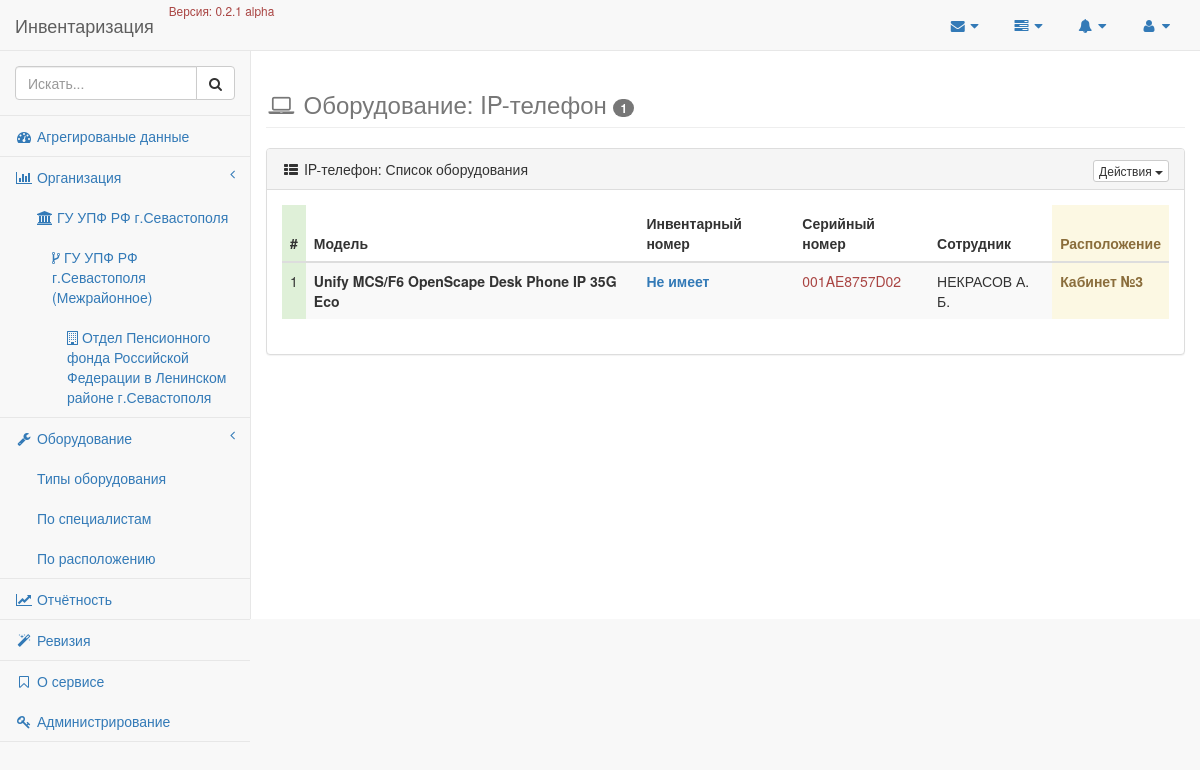
Before: /equipments/type/6 with the older database file.
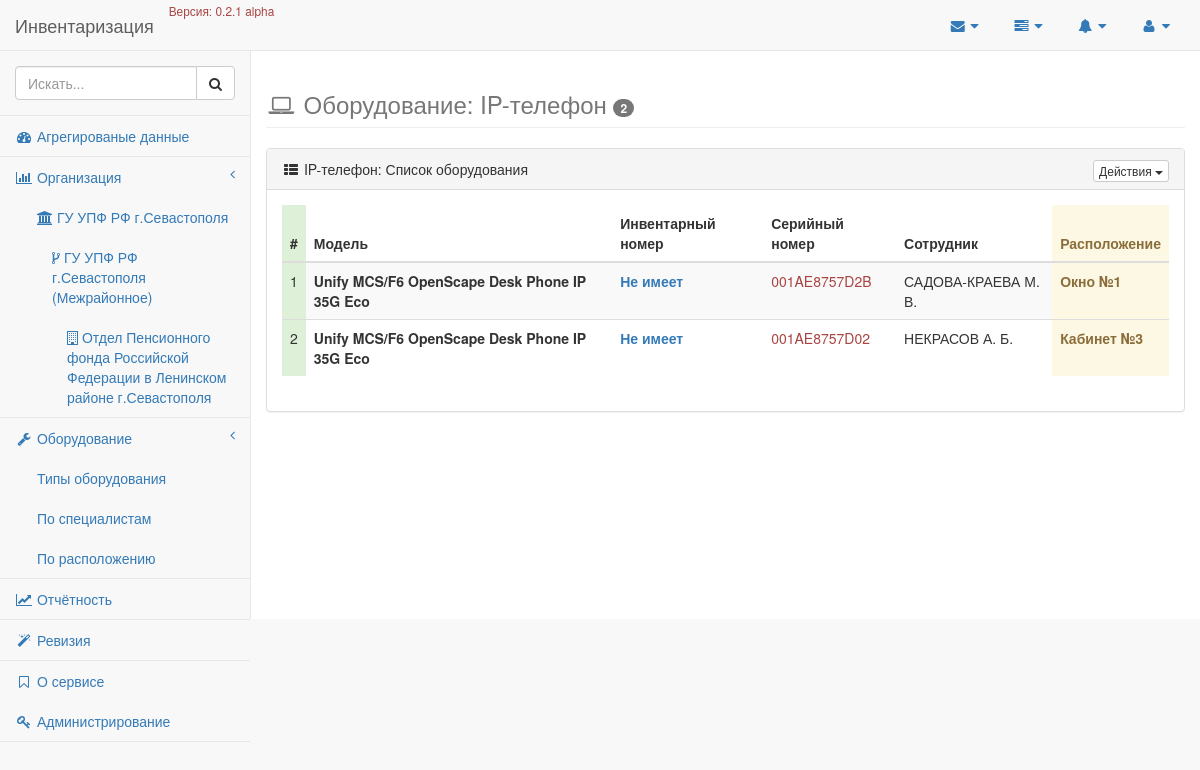
After: the same page with the newer database file.
### employee/models/organisation.py (models this page shows, shortened)
class Organisation(models.Model):
    title = models.CharField(_('Наименование'), max_length=80, unique=True, db_index=True)
    short_title = models.CharField(_('Краткое наименование'), max_length=40, unique=True, null=True, blank=True)
    parent = models.ForeignKey('Organisation', default=0, blank=True, null=True, verbose_name='В подчинении')
    @staticmethod
    def all():
        return Organisation.objects.all()
    def has_subordinates(self):
        if len(self.subordinates()):
            return True
        return False
    def subordinates(self):
        return Organisation.all().filter(parent=self.pk)
    class Meta:
        verbose_name = _('Организация')
        verbose_name_plural = _('Организации')
        app_label = 'employee'

### equipment/models/equipment.py (models this page shows, shortened)
class Equipment(models.Model):
    type = models.ForeignKey(
        EquipmentTypes,
        verbose_name='Тип оборудования',
        help_text='Выберите к какому типу принадлежит создаваемое оборудование'
    )
    serial_number = models.CharField(
        'Серийный номер',
        max_length=25,
        null=True,
        blank=True,
        help_text='Заводской номер оборудования, может содержать цифры и символы, допускается его отсутствие'
    )
    inventory_number = models.IntegerField(
        'Инвентарный номер',
        null=True,
        blank=True,
        help_text='Инвентарный номер оборудования, допускаются только цифровые идентификаторы'
    )
    model = models.CharField(
        'Модель',
        max_length=100,
        help_text='Марка оборудования, модель или другая информация'
    )
    responsible = models.ForeignKey(
        Employee,
        verbose_name='Ответственное лицо',
        help_text='Сотрудник ПФР за которым закрепленна техника'
    )
    note = models.TextField(
        'Примечание',
        blank=True,
        null=True
    )
    created_at = models.DateTimeField(
        'Созданно',
        auto_now_add=True
    )
    updated_at = models.DateTimeField(
        'Обновленно',
        auto_now=True
    )
    revised_at = models.DateTimeField(
        'Ревизия',
        blank=True,
        null=True,
        help_text='Дата проведения последней ревизии'
    )
    class Meta:
        verbose_name = 'Оборудование'
        verbose_name_plural = 'Учётные единицы'
        app_label = 'equipment'
        ordering = ['-created_at']
    objects = EquipmentsManager()

### employee/models/employee.py (models this page shows, shortened)
class Employee(models.Model):
    STATES = [
        [True, _('Работает')],
        [False, _('Уволен')]
    ]
    POSITIONS = [
        [1, _('Специалист-эксперт')],
        [2, _('Ведущий специалист-эксперт')],
        [3, _('Главный специалист-эксперт')],
        [4, _('Старший инспектор')],
        [5, _('Специалист-эксперт (по автоматизации)')],
        [6, _('Руководитель группы')],
        [7, _('Заместитель начальника отдела')],
        [8, _('Начальник отдела')],
        [9, _('Ведущий специалист-эксперт (юрисконсульт)')],
        [10, _('Руководитель клиентской службы')],
        [11, _('Архивариус')],
    ]
    surname = models.CharField(_('Фамилия'), max_length=50, db_index=True)
    firstname = models.CharField(_('Имя'), max_length=25)
    middlename = models.CharField(_('Отчество'), max_length=25)
    organisation = models.ForeignKey(Organisation, verbose_name='Сотрудник организации')
    department = models.ForeignKey(Department, verbose_name='Подразделение', blank=True, null=True)
    phone = models.CharField(_('Телефон'), max_length=25, blank=True, null=True)
    location = models.ForeignKey(Location, verbose_name='Месторасположение', blank=True, null=True)
    updated_at = models.DateTimeField(_('Дата последнего изменения'), auto_now=True)
    created_at = models.DateTimeField(_('Дата создания'), auto_now_add=True)
    state = models.BooleanField(_('Состояние'), choices=STATES, default=True)
    position = models.IntegerField(_('Должность'), choices=POSITIONS, default=1)
    def short_full_name(self):
        return '%s %s. %s.' % (self.surname, self.firstname[:1], self.middlename[:1])
    class Meta:
        verbose_name = _('Сотрудник')
        verbose_name_plural = _('Сотрудники')
        ordering = ['id']
        app_label = 'employee'

### employee/models/location.py (models this page shows, shortened)
class Location(models.Model):
    emplacement = models.CharField(_('Расположение'), max_length=50, db_index=True, unique=True)
    organisation = models.ForeignKey(Organisation, verbose_name='Находится в организации')
    is_active = models.BooleanField(_('Активно?'), default=True)
    class Meta:
        verbose_name = _('Месторасположение')
        verbose_name_plural = _('Месторасположения')
        app_label = 'employee'

### equipment/views.py (the view, shortened to what this page needs)
# urls.py: url(r'^type/(?P<pk>\d+)$', DetailTypeView.as_view(), name='equipment_type')
class DetailTypeView(DetailView):
    template_name = 'equipment/type.html'
    page_title = 'Оборудование: '
    context_object_name = 'type'
    queryset = EquipmentTypes.equipments.all()
    def get_context_data(self, **kwargs):
        context = super(DetailTypeView, self).get_context_data(**kwargs)
        self.page_title += self.object.value
        context['equipments_type_count'] = str(self.object.equipment_set.count())
        context['equipments'] = self.object.equipment_set.all
        return context
    def get(self, request, *args, **kwargs):
        if 'xls' in request.GET:
            return self._render_type_report(kwargs.get('pk'))
        return super(DetailTypeView, self).get(request, *args, **kwargs)

### employee/templatetags/organisations_menu.py (called while the page is built)
@register.inclusion_tag('partials/organisations_menu.html')
def organisations_menu():
    menu = Organisation.all().filter(parent=None)
    return {'menu': menu}

### inventory/__init__.py (called while the page is built)
def appname(request):
    return {'appname': __appname__}

def app_version(request):
    return {'app_version': __version__}

### equipment/templates/equipment/type.html (shortened to what this page needs)
{% extends 'layouts/application.html' %}
{% block content %}
    <div class="row">
        <h3 class="page-header text-muted">
            <i class="fa fa-laptop fa-fw"></i>
            {{ view.page_title }} <span class="badge">{{ equipments_type_count }}</span>
        </h3>
        {% include 'equipment/partials/_type_list.html' %}
    </div>
{% endblock %}

### templates/partials/organisations_menu.html
<li>
    <a href="#"><i class="fa fa-bar-chart-o fa-fw"></i> Организация<span class="fa arrow"></span></a>
    <ul class="nav nav-second-level">
        {% for item in menu %}
            <li>
                <a href="{% url 'employees' pk=item.pk %}">
                    <span class="fa fa-institution"> </span>
                    {{ item.title }}
                </a>
                {% if item.has_subordinates %}
                    <ul class="nav nav-third-level">
                        {% for subordinate in item.subordinates %}
                            <li>
                                <a href="{% url 'employees' pk=subordinate.pk %}">
                                    <span class="fa fa-code-fork"> </span>
                                    {{ subordinate.title }}
                                </a>
                                {% if subordinate.has_subordinates %}
                                    <ul class="nav nav-fourth-level">
                                        {% for sub in subordinate.subordinates %}
                                            <li>
                                                <a href="{% url 'employees' pk=sub.pk %}">
                                                    <span class="fa fa-building-o"> </span>
                                                    {{ sub.title }}
                                                </a>
                                            </li>
                                        {% endfor %}
                                    </ul>
                                {% endif %}
                            </li>
                        {% endfor %}
                    </ul>
                {% endif %}
            </li>
        {% endfor %}
    </ul>
</li>

### equipment/templates/equipment/partials/_type_list.html (shortened to what this page needs)
<div class="panel panel-default">
    <div class="panel-heading">
        <i class="fa fa-th-list fa-fw"></i> {{ type.value }}: Список оборудования
        <div class="pull-right">
            <div class="btn-group">
                <button type="button" class="btn btn-default btn-xs dropdown-toggle" data-toggle="dropdown">
                    Действия
                    <span class="caret"></span>
                </button>
            </div>
        </div>
    </div>
    <div class="panel-body">
        <div class="row">
            <div class="col-lg-12">
                <div class="table-responsive">
                    <table class="table table-hover table-striped">
                        <thead>
                            <tr>
                                <th class="success">#</th>
                                <th><b>Модель</b></th>
                                <th>Инвентарный номер</th>
                                <th>Серийный номер</th>
                                <th>Сотрудник</th>
                                <th class="warning text-warning">Расположение</th>
                            </tr>
                        </thead>
                        <tbody>
                            {% for equipment in equipments %}
                                <tr>
                                    <td class="success">
                                        {{ forloop.counter }}
                                    </td>
                                    <td>
                                        <b>{{ equipment.model }}</b>
                                    </td>
                                    <td class="text-primary"><b>{{ equipment.inventory_number|default:'Не имеет' }}</b></td>
                                    <td class="text-danger">{{ equipment.serial_number|default:'Не имеет' }}</td>
                                    <td class="text-uppercase">{{ equipment.responsible.short_full_name }}</td>
                                    <td class="warning text-warning">
                                        <b>{{ equipment.responsible.location.emplacement }}</b>
                                    </td>
                                </tr>
                            {% empty %}
                                <td colspan="7">
                                    <p class="text-center text-danger">Данные по типу оборудования '{{ type.value|lower }}' отсутствуют!</p>
                                </td>
                            {% endfor %}
                        </tbody>
                    </table>
                </div>
            </div>
        </div>
    </div>
</div>

Changed rows visible on the page:
added Equipment: model "Unify MCS/F6 OpenScape Desk Phone IP 35G Eco", inventory_number "Не имеет", serial_number "001AE8757D2B", responsible.short_full_name "САДОВА-КРАЕВА М. В.", responsible.location.emplacement "Окно №1"
Other visible differences:
{{ equipments_type_count }}: "1" → "2"
